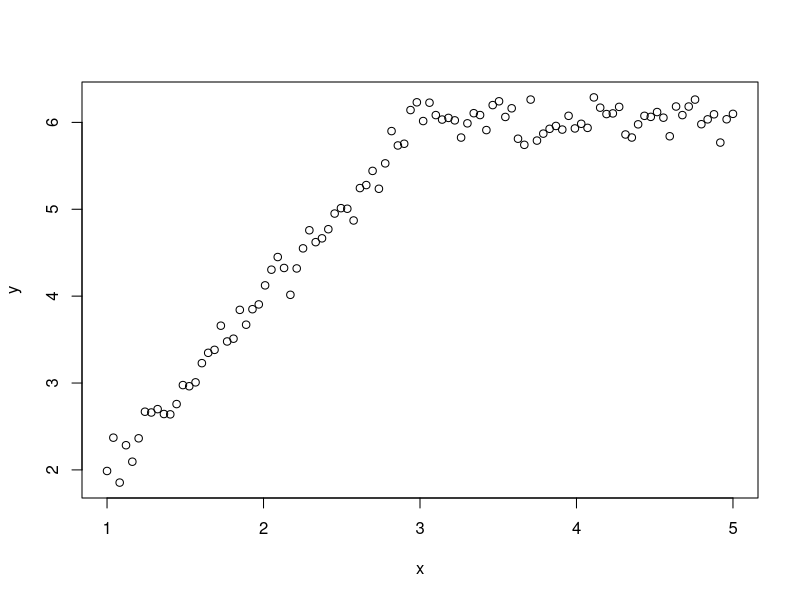

R code for this plot:

# Testing structural breaks with a Chow test

#
set.seed(333)

x <- seq(from = 1, to = 5, length = 100)
y <- numeric(100)

y[1:50] <- 2*x[1:50]  # Trend 2*x (1 to 50)
y[51:100] <- rep(2*x[51],50)  # Repeat last value 50 to 100

# Error
z <- rnorm(100, 0, .15)

y <- y + z

plot(x,y)

library(strucchange)

sctest(y ~ x, type = "Chow", point = 3) #F>3 p-value < 0.05 = Rejection => finds a structural break
